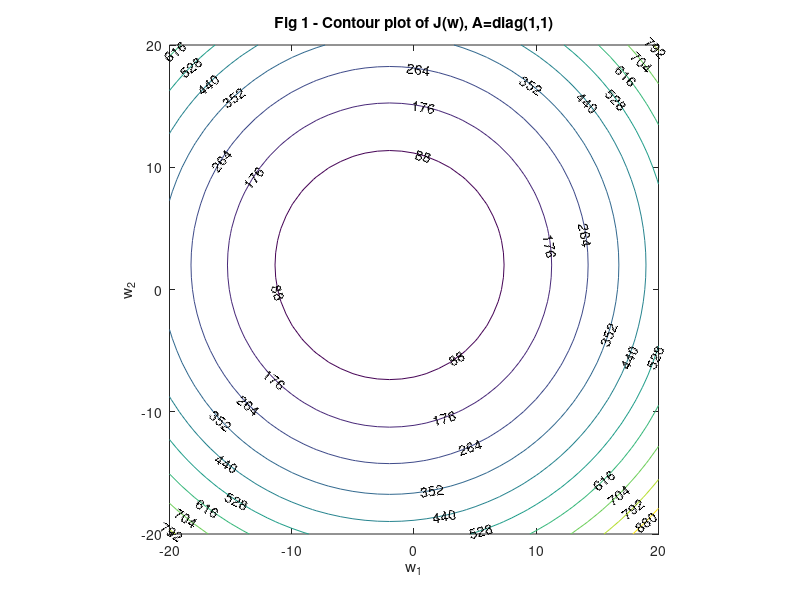
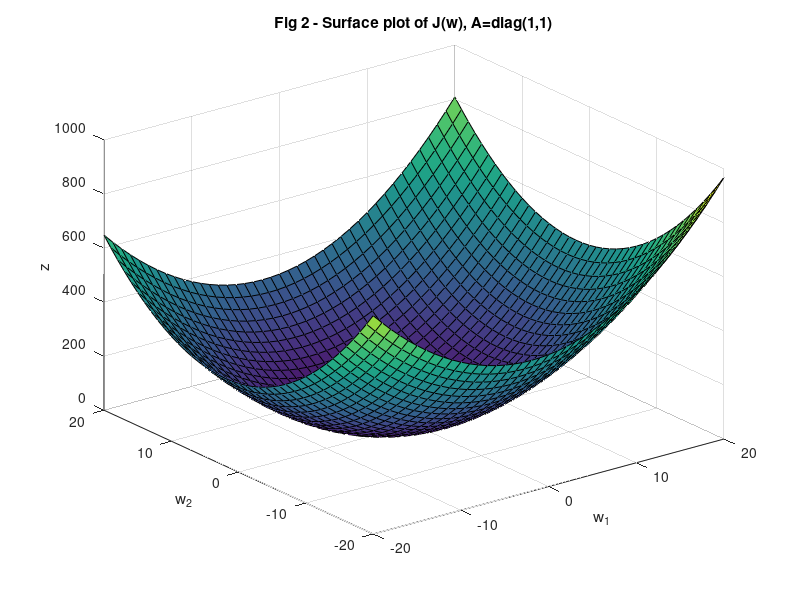
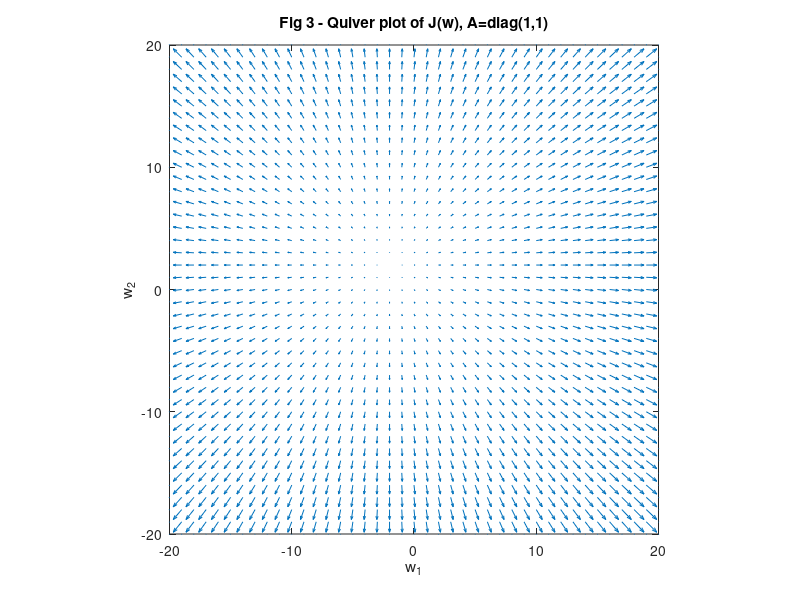
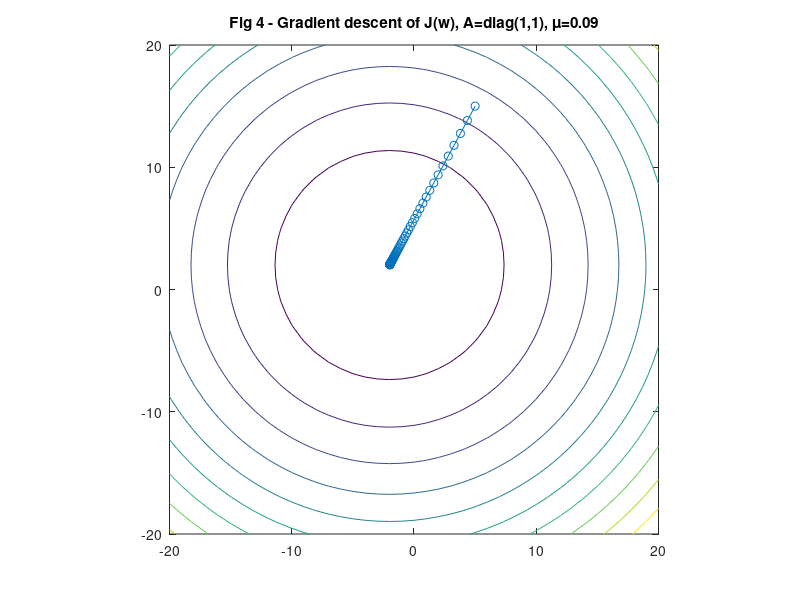

Write MATLAB code to recreate these figures, in order.
clear all; close all; clc;
fig = 0;  % Counter for labeling figures

A_titles = {'diag(1,1)', 'diag(2,1)', 'diag(20,1)', ...
			'V\Lambda_1V^{-1}', 'V\Lambda_2V^{-1}'};

% Loops through the problems with different A matrices

for problem = 1:5

	%% Setup
	% Defines all possible w vectors within range
	max = 20;
	min = -20;
	int = 1;
	[w1, w2] = meshgrid(min:int:max);

	% Given values
	wo = [-2, 2]';
	step = [0.09, 5, 0.5];
	wo_init = [5, 15]';
	err_min = 0.001;
	err_max = 300;
	iterations = 0;

	% Changes A matrix values based on current problem
	switch problem
	case 1
		A = diag([1, 1]);
	case 2
		A = diag([2, 1]);
	case 3
		A = diag([20, 1]);
	case 4
        V = [cos(pi/4), sin(pi/4); -sin(pi/4), cos(pi/4)];
        L = diag([2, 1]);
		A = V * L * V^-1;
	case 5
        V = [cos(pi/4), sin(pi/4); -sin(pi/4), cos(pi/4)];
        L = diag([20, 1]);
		A = V * L * V^-1;
	end

	% Calculates the cost function
	jw = zeros(length(w1), length(w2));
	for i = 1:length(w1)
		for j = 1:length(w2)
			w  = ([w1(i,j), w2(i,j)]');
			jw(i,j) = (w - wo)' * A * (w - wo);
		end
	end

	%% A - Plots contour and surface
	figure, fig = fig + 1;
	contour(w1, w2, jw, 'ShowText','on'); axis equal;
	xlabel('w_1'); ylabel('w_2');
	title(['Fig ' num2str(fig) ' - Contour plot of J(w), A=' A_titles{problem}]);
	print(['fig' num2str(fig)],'-djpeg', '-r0');

	figure, fig = fig + 1;
	surf(w1, w2, jw);
	xlabel('w_1'); ylabel('w_2'); zlabel('z');
	title(['Fig ' num2str(fig) ' - Surface plot of J(w), A=' A_titles{problem}]);
	print(['fig' num2str(fig)],'-djpeg', '-r0');

	%% B - Calculates gradient and plots quiver
	[x, y] = gradient(jw);
	figure, fig = fig + 1;
	quiver(w1, w2, x, y); axis equal;
	xlabel('w_1'); ylabel('w_2');
	axis([min max min max])
	title(['Fig ' num2str(fig) ' - Quiver plot of J(w), A=' A_titles{problem}]);
	print(['fig' num2str(fig)],'-djpeg', '-r0');

	%% C, D - Runs gradient descent algorithm with different step sizes

	% Gradient descent for given step sizes
	for i = 1:2
		% Start fresh
		iterations = 0;
		w = wo_init';
		k = 1;
		err = (w(k, :)' - wo) .^ 2;

		% Gradient descent algorithm to find minimum
		while 1
            grad = A * (w(k, :)' - wo);
            w(k+1, :) = (w(k, :)' - step(i) * grad)';
            err = (w(k+1, 1) - wo(1)) .^ 2 + (w(k+1, 2) - wo(2)) .^ 2;
			k = k + 1;
			iterations = iterations + 1;
			if (err < err_min) || (iterations > err_max)
				break
			end
        end

    PROBLEM = problem
    STEP = i
    GRAD = w(k,:)
	ITERATIONS = iterations

		figure, fig = fig + 1;
		contour(w1, w2, jw);  axis equal; hold on;
		plot(w(:,1), w(:,2), '-o'); hold off;
		axis([min max min max])
		title(['Fig ' num2str(fig) ' - Gradient descent of J(w), A=' A_titles{problem} ', \mu=' num2str(step(i))]);
		print(['fig' num2str(fig)],'-djpeg', '-r0');
    end
    
    for i = 3
		% Start fresh
		iterations = 0;
		w = wo_init';
		k = 1;
		err = (w(k, :)' - wo) .^ 2;
        j = 1;

		% Gradient descent algorithm to find minimum
		while 1
            % Line search
			grad = A * (w(k, :)' - wo);
            w(k+1, :) = (w(k, :)' - step(i) * grad)';
            min_jw(j+1) = (w(k+1, :)' - wo)' * A * (w(k+1, :)' - wo);
            if (min_jw(j+1) - min_jw(j)) <= err_min;
                step(i) = 1;
                break
            else
                step(i) = step(i) / 2;
                j = j + 1;
            end
            err = (w(k+1, 1) - wo(1)) .^ 2 + (w(k+1, 2) - wo(2)) .^ 2;
			k = k + 1;
			iterations = iterations + 1;
			if (err < err_min) || (iterations > err_max)
				break
			end
        end

    PROBLEM = problem
    STEP = i
    	LINE = w(k,:)
	ITERATIONS = iterations
        
        figure, fig = fig + 1;
		contour(w1, w2, jw);  axis equal; hold on;
		plot(w(:,1), w(:,2), '-o'); hold off;
		axis([min max min max])
		title(['Fig ' num2str(fig) ' - Gradient descent of J(w), A=' A_titles{problem} ', \mu=line search']);
		print(['fig' num2str(fig)],'-djpeg', '-r0');
    end

	%% E - Newton's Method
	% Calculates the cost function
	fw = zeros(length(w1), length(w2));
	for i = 1:length(w1)
		for j = 1:length(w2)
			w  = ([w1(i,j), w2(i,j)]');
			fw(i,j) = (w - wo)' * (1/2) * 2 * A * (w - wo);
		end
    end
    
	% Calculates gradient and plots quiver
	[x, y] = gradient(fw);
	figure, fig = fig + 1;
	quiver(w1, w2, x, y); axis equal;
	xlabel('w_1'); ylabel('w_2');
	axis([min max min max])
	title(['Fig ' num2str(fig) ' - Quiver plot of F(w), A=' A_titles{problem}]);
	print(['fig' num2str(fig)],'-djpeg', '-r0');
    

	%% F - Newton's Method algorithm
	% Start fresh
	iterations = 0;
	w = wo_init';
	k = 1;
	err = (w(k, :)' - wo) .^ 2;

	while 1
		newt = -(w(k, :)' - wo);
		w(k+1, :) = (w(k, :)' + newt)';
		err = (w(k+1, 1) - wo(1)) .^ 2 + (w(k+1, 2) - wo(2)) .^ 2;
		k = k + 1;
		iterations = iterations + 1;
		if (err < err_min) || (iterations > err_max)
			break
		end
    end

    PROBLEM = problem
	NEWTON = w(k,:)
	ITERATIONS = iterations

	figure, fig = fig + 1;
	contour(w1, w2, jw);  axis equal; hold on;
	plot(w(:,1), w(:,2), '-o'); hold off;
	axis([min max min max])
	title(['Fig ' num2str(fig) ' - Newtons Method for F(w), A=' A_titles{problem}]);
	print(['fig' num2str(fig)],'-djpeg', '-r0');
	
end

